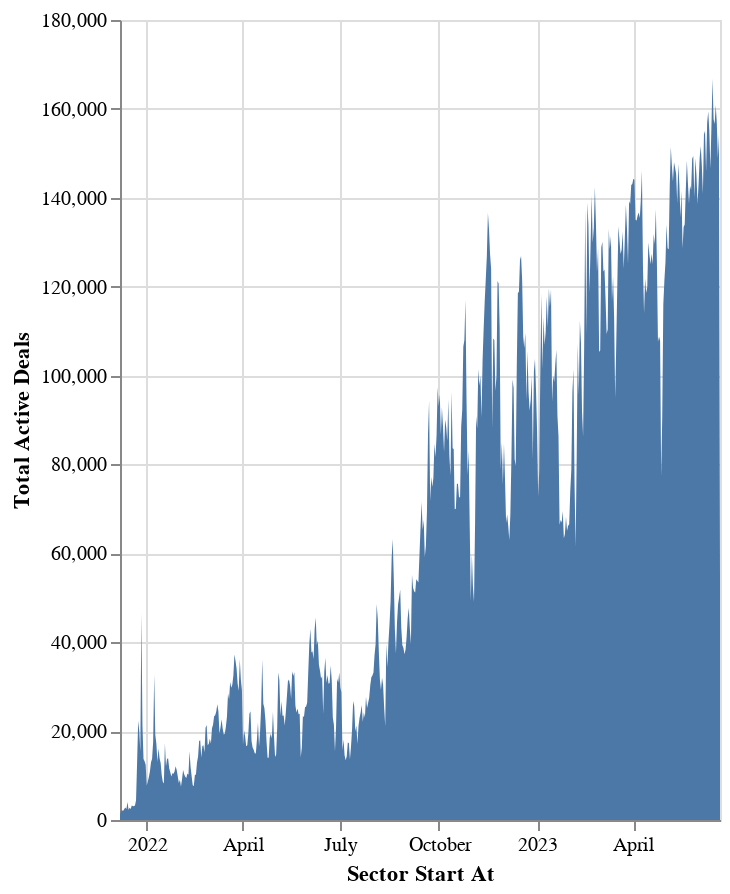
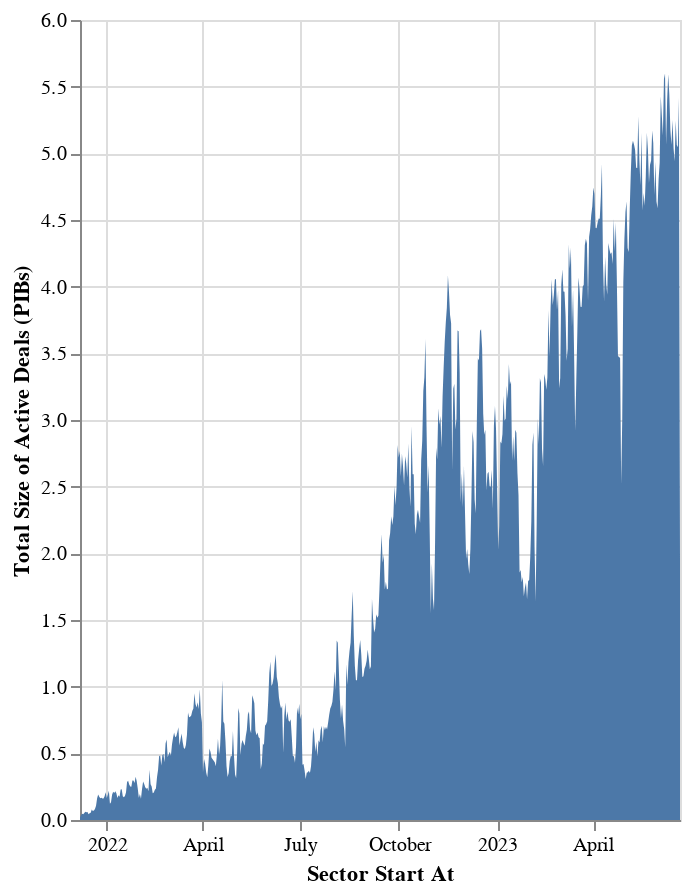
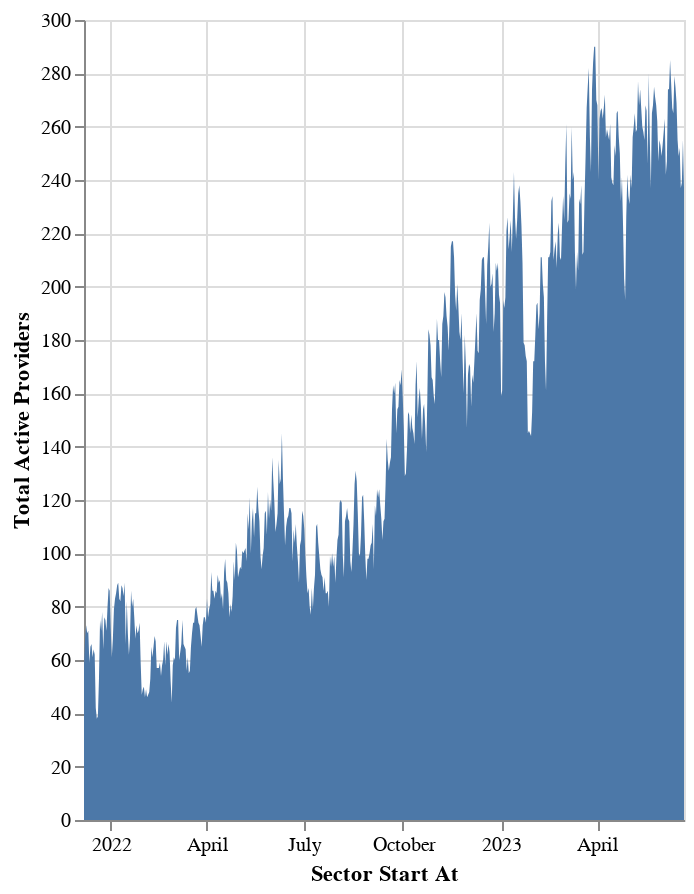

Notebook code cell kept with these figures, in order:
### Markdown cell above
Over time, these metrics have been increasing:

### Code cell
# | column: screen-inset
# | layout-ncol: 3

c1 = (
    alt.Chart(deals)
    .mark_area()
    .encode(
        x=alt.X("sector_start_at:T", title="Sector Start At"),
        y=alt.Y("total_active_deals:Q", title="Total Active Deals"),
        tooltip=[
            alt.Tooltip("sector_start_at:T", title="Sector Start At"),
            alt.Tooltip("total_active_deals:Q", title="Total Active Deals"),
            alt.Tooltip("total_active_providers:Q", title="Total Active Providers"),
            alt.Tooltip("total_active_clients:Q", title="Total Active Clients"),
            alt.Tooltip(
                "total_pibs_in_active_deals:Q", title="Total PIBs in Active Deals"
            ),
        ],
    )
    .properties(width="container", height=400)
)

c2 = (
    alt.Chart(deals)
    .mark_area()
    .encode(
        x=alt.X("sector_start_at:T", title="Sector Start At"),
        y=alt.Y(
            "total_pibs_in_active_deals:Q", title="Total Size of Active Deals (PIBs)"
        ),
        tooltip=[
            alt.Tooltip("sector_start_at:T", title="Sector Start At"),
            alt.Tooltip("total_active_deals:Q", title="Total Active Deals"),
            alt.Tooltip("total_active_providers:Q", title="Total Active Providers"),
            alt.Tooltip("total_active_clients:Q", title="Total Active Clients"),
            alt.Tooltip(
                "total_pibs_in_active_deals:Q", title="Total PIBs in Active Deals"
            ),
        ],
    )
    .properties(width="container", height=400)
)

c3 = (
    alt.Chart(deals)
    .mark_area()
    .encode(
        x=alt.X("sector_start_at:T", title="Sector Start At"),
        y=alt.Y("total_active_providers:Q", title="Total Active Providers"),
        tooltip=[
            alt.Tooltip("sector_start_at:T", title="Sector Start At"),
            alt.Tooltip("total_active_deals:Q", title="Total Active Deals"),
            alt.Tooltip("total_active_providers:Q", title="Total Active Providers"),
            alt.Tooltip("total_active_clients:Q", title="Total Active Clients"),
            alt.Tooltip(
                "total_pibs_in_active_deals:Q", title="Total PIBs in Active Deals"
            ),
        ],
    )
    .properties(width="container", height=400)
)

c1.display()
c2.display()
c3.display()

### Figure 1 — Vega-Lite specification as saved in the notebook (floating-point values rounded to 4 significant figures; data arrays with more than 128 entries replaced by an {"elided": "..."} marker saying what was removed)
{"config": {"view": {"continuousWidth": 300, "continuousHeight": 300}}, "data": {"name": "data-8e0029251c4073ec595d762c017dffa5"}, "mark": {"type": "area"}, "encoding": {"tooltip": [{"field": "sector_start_at", "title": "Sector Start At", "type": "temporal"}, {"field": "total_active_deals", "title": "Total Active Deals", "type": "quantitative"}, {"field": "total_active_providers", "title": "Total Active Providers", "type": "quantitative"}, {"field": "total_active_clients", "title": "Total Active Clients", "type": "quantitative"}, {"field": "total_pibs_in_active_deals", "title": "Total PIBs in Active Deals", "type": "quantitative"}], "x": {"field": "sector_start_at", "title": "Sector Start At", "type": "temporal"}, "y": {"field": "total_active_deals", "title": "Total Active Deals", "type": "quantitative"}}, "height": 400, "width": "container", "$schema": "https://vega.github.io/schema/vega-lite/v5.8.0.json", "datasets": {"data-8e0029251c4073ec595d762c017dffa5": {"elided": "562 records"}}}

### Figure 2 — Vega-Lite specification as saved in the notebook (floating-point values rounded to 4 significant figures; data arrays with more than 128 entries replaced by an {"elided": "..."} marker saying what was removed)
{"config": {"view": {"continuousWidth": 300, "continuousHeight": 300}}, "data": {"name": "data-8e0029251c4073ec595d762c017dffa5"}, "mark": {"type": "area"}, "encoding": {"tooltip": [{"field": "sector_start_at", "title": "Sector Start At", "type": "temporal"}, {"field": "total_active_deals", "title": "Total Active Deals", "type": "quantitative"}, {"field": "total_active_providers", "title": "Total Active Providers", "type": "quantitative"}, {"field": "total_active_clients", "title": "Total Active Clients", "type": "quantitative"}, {"field": "total_pibs_in_active_deals", "title": "Total PIBs in Active Deals", "type": "quantitative"}], "x": {"field": "sector_start_at", "title": "Sector Start At", "type": "temporal"}, "y": {"field": "total_pibs_in_active_deals", "title": "Total Size of Active Deals (PIBs)", "type": "quantitative"}}, "height": 400, "width": "container", "$schema": "https://vega.github.io/schema/vega-lite/v5.8.0.json", "datasets": {"data-8e0029251c4073ec595d762c017dffa5": {"elided": "562 records"}}}

### Figure 3 — Vega-Lite specification as saved in the notebook (floating-point values rounded to 4 significant figures; data arrays with more than 128 entries replaced by an {"elided": "..."} marker saying what was removed)
{"config": {"view": {"continuousWidth": 300, "continuousHeight": 300}}, "data": {"name": "data-8e0029251c4073ec595d762c017dffa5"}, "mark": {"type": "area"}, "encoding": {"tooltip": [{"field": "sector_start_at", "title": "Sector Start At", "type": "temporal"}, {"field": "total_active_deals", "title": "Total Active Deals", "type": "quantitative"}, {"field": "total_active_providers", "title": "Total Active Providers", "type": "quantitative"}, {"field": "total_active_clients", "title": "Total Active Clients", "type": "quantitative"}, {"field": "total_pibs_in_active_deals", "title": "Total PIBs in Active Deals", "type": "quantitative"}], "x": {"field": "sector_start_at", "title": "Sector Start At", "type": "temporal"}, "y": {"field": "total_active_providers", "title": "Total Active Providers", "type": "quantitative"}}, "height": 400, "width": "container", "$schema": "https://vega.github.io/schema/vega-lite/v5.8.0.json", "datasets": {"data-8e0029251c4073ec595d762c017dffa5": {"elided": "562 records"}}}
